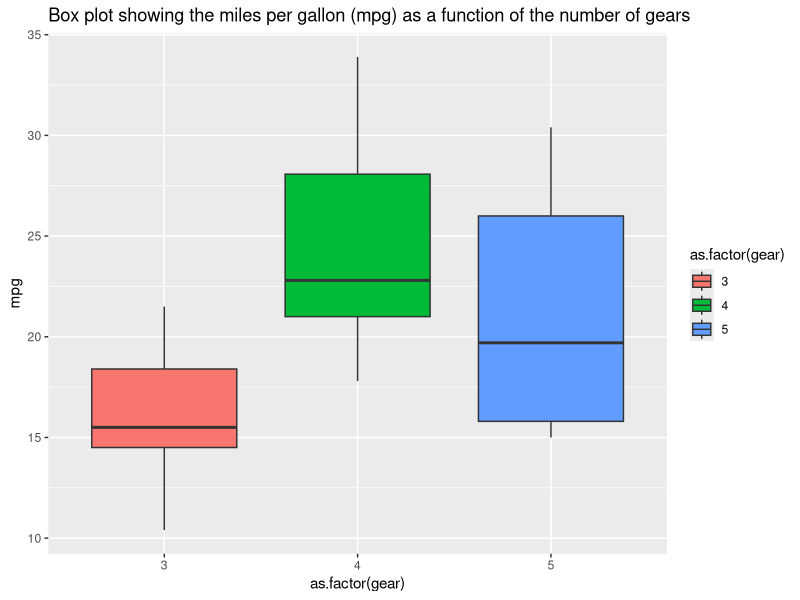

Reproduce this figure in R. (Note: this script raises an error after producing the figure.)
## ---- chunk 1
sum(5:55) 
## ---- chunk 2
sumfun <- function(n) {sum(5:n)} 
## ---- chunk 3
sumfun(10)
## ---- chunk 4
sumfun(20)
## ---- chunk 5
sumfun(100)
## ---- chunk 6
prev <- 1 
current <- 1 
for (n in c(1:12)) {
  # print "1" for first two values
  if (n < 3) {
    print(1)
  } else {
    # save value of current 
    temp <- current
    
    # calculate new value of current 
    current <- prev + current
    print(current)
    
    # update prev to old value of current  
    prev <- temp
    
  }
} 
## ---- chunk 7
library(ggplot2)

#Use ggplot to create a filled box plot using the mtcars data set, for miles per gallon as a function of the number of gears
ggplot(data=mtcars,aes(x= as.factor(gear), y= mpg, fill= as.factor(gear))) + geom_boxplot() + ggtitle("Box plot showing the miles per gallon (mpg) as a function of the number of gears")
## ---- chunk 8
#Assign dist and speed from the cars data set to different variables
y <- cars $dist; x <- cars $speed; model <- lm(formula = "y ~ x") #Assign the lm of the above variables to a new variable 
model 
summary(model) #To see summary statistics

## ---- chunk 9
library(ggplot2)
#Use ggplot to create linear model for the lm in Task 3.5
ggplot(data = cars, aes(x= speed, y=dist)) + geom_point() + geom_smooth(method = "lm",formula = "y ~ x") +xlab("speed(mph)")+ ylab("dist(feet)") + ggtitle("Linear model showing relationship between breaking distance (dist) and speed")
## ---- chunk 10
# convert dist to miles; 1 mile is equal to 5280 feet
dist_miles <- cars$dist/5280
speed_squared <- cars$speed^2 #since breaking distance is proportional to speed squared
lm(formula = "dist_miles ~ speed_squared") 
## ---- chunk 11

## ---- chunk 12
library(ggplot2)
ggplot(data = cars, aes(x= speed_squared, y= dist_miles)) + geom_point() + geom_smooth(method = "lm", formula = "dist_miles ~ speed_squared") + ggtitle(" Linear regression of breaking distance and speed squared")
